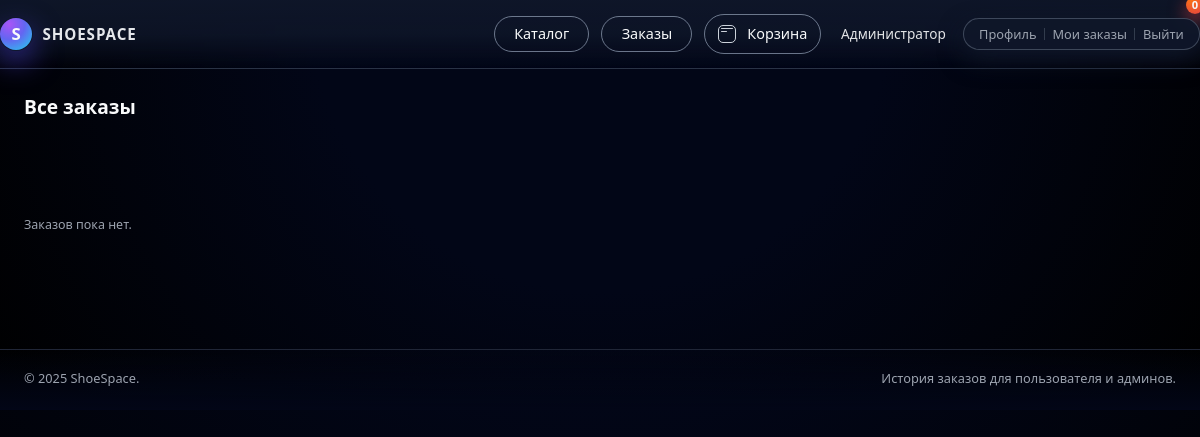
The app's page /orders.php (signed in), older data.
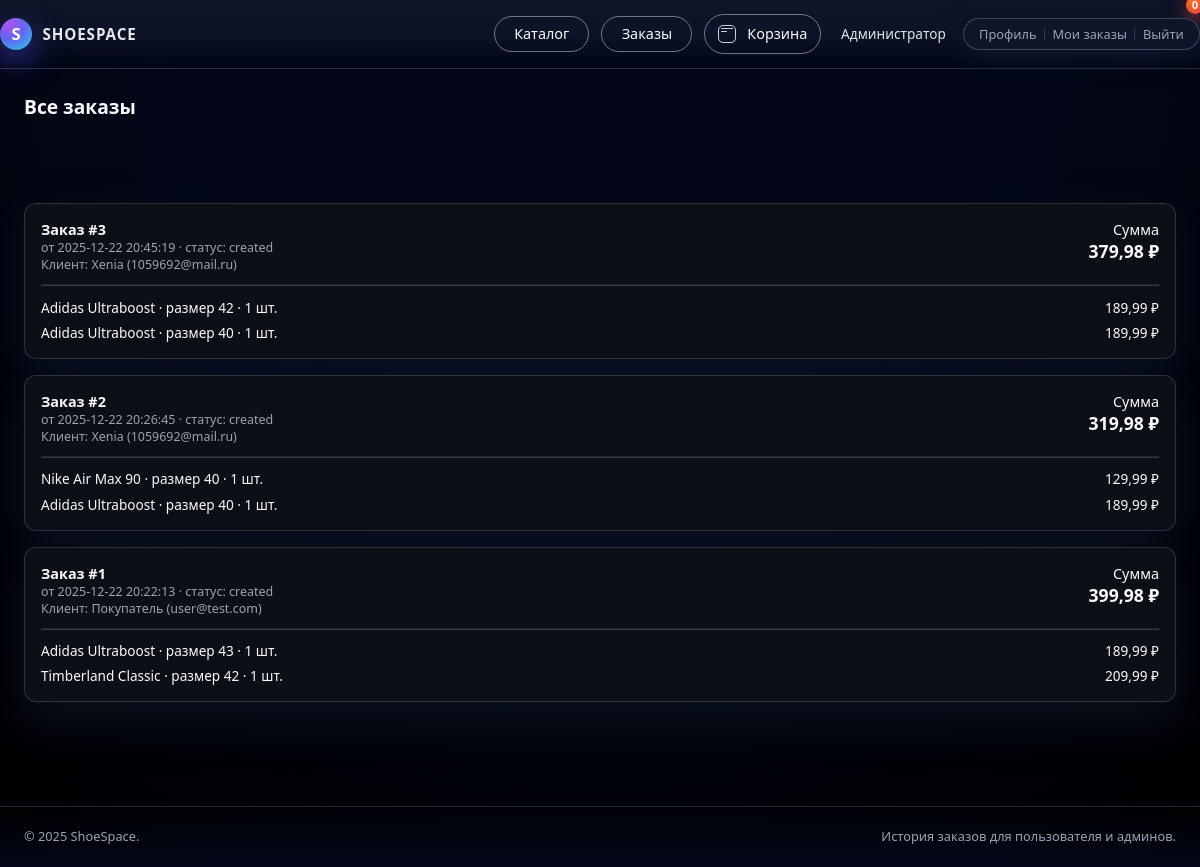
The same page, newer data.
### tables this page shows
CREATE TABLE users (
            id INTEGER PRIMARY KEY AUTOINCREMENT,
            email TEXT UNIQUE NOT NULL,
            password TEXT NOT NULL,
            name TEXT NOT NULL,
            phone TEXT,
            role TEXT CHECK(role IN ('admin','manager','user')) DEFAULT 'user',
            created_at DATETIME DEFAULT CURRENT_TIMESTAMP,
            updated_at DATETIME DEFAULT CURRENT_TIMESTAMP,
            is_blocked INTEGER DEFAULT 0
        );

CREATE TABLE orders (
            id INTEGER PRIMARY KEY AUTOINCREMENT,
            user_id INTEGER NOT NULL,
            total_amount REAL NOT NULL,
            status TEXT DEFAULT 'created',
            shipping_address TEXT,
            payment_method TEXT,
            created_at DATETIME DEFAULT CURRENT_TIMESTAMP
        );

### includes/auth.php (called while the page is built, shortened)
<?php
class Auth {
    private Database $db;
    public function __construct(Database $db)
    {
        $this->db = $db;
    }
    public function user(): ?array
    {
        $stmt = $this->db->query("SELECT * FROM users WHERE id = ?", [$_SESSION['user_id']]);
        $user = $stmt->fetch();
        return $user;
    }
}

### includes/database.php (called while the page is built, shortened)
<?php
class Database {
    private PDO $pdo;
    public function __construct()
    {
        $dsn = 'sqlite:' . DB_PATH;
        $this->pdo = new PDO($dsn);
        $this->pdo->setAttribute(PDO::ATTR_ERRMODE, PDO::ERRMODE_EXCEPTION);
        $this->pdo->setAttribute(PDO::ATTR_DEFAULT_FETCH_MODE, PDO::FETCH_ASSOC);
    }
    public function query(string $sql, array $params = []): PDOStatement
    {
        $stmt = $this->pdo->prepare($sql);
        $stmt->execute($params);
        return $stmt;
    }
}

### includes/functions.php (called while the page is built, shortened)
<?php
function h(string $value): string {
    return htmlspecialchars($value, ENT_QUOTES | ENT_SUBSTITUTE, 'UTF-8');
}

### orders.php (the view, shortened to what this page needs)
<?php
require_once __DIR__ . '/includes/init.php';
include __DIR__ . '/navbar.php';
if (in_array($user['role'], ['admin','manager'], true)) {
    $orders = $db->query("
        SELECT o.*, u.email, u.name
        FROM orders o
        JOIN users u ON u.id = o.user_id
        ORDER BY o.created_at DESC
    ")->fetchAll();
}
?>
<section class="section">
    <div class="container section-header">
        <h2><?= in_array($user['role'], ['admin','manager'], true) ? 'Все заказы' : 'Мои заказы' ?></h2>
    </div>
</section>
<section class="section">
    <div class="container">
        <?php if (!$orders): ?>
            <p class="form-help">Заказов пока нет.</p>
        <?php else: ?>
            <div style="display:flex; flex-direction:column; gap:1rem;">
                <?php foreach ($orders as $order): ?>
                    <?php
                    $items = $db->query("
                        SELECT oi.*, p.name, s.size
                        FROM order_items oi
                        JOIN products p ON p.id = oi.product_id
                        JOIN product_sizes s ON s.id = oi.size_id
                        WHERE oi.order_id = ?
                    ", [$order['id']])->fetchAll();
                    ?>
                    <article class="product-card">
                        <div style="display:flex; justify-content:space-between; gap:1rem;">
                            <div>
                                <div style="font-size:0.9rem; font-weight:600;">
                                    Заказ #<?= (int)$order['id'] ?>
                                </div>
                                <div class="form-help">
                                    от <?= h($order['created_at']) ?> · статус: <?= h($order['status']) ?>
                                </div>
                                <?php if (in_array($user['role'], ['admin','manager'], true)): ?>
                                    <div class="form-help">
                                        Клиент: <?= h($order['name']) ?> (<?= h($order['email']) ?>)
                                    </div>
                                <?php endif; ?>
                            </div>
                            <div style="text-align:right;">
                                <div style="font-size:0.9rem;">Сумма</div>
                                <div style="font-weight:600; font-size:1.1rem;">
                                    <?= number_format($order['total_amount'], 2, ',', ' ') ?> ₽
                                </div>
                            </div>
                        </div>
                        <?php if ($items): ?>
                            <hr style="border-color:rgba(148,163,184,0.3); margin:0.7rem 0;">
                            <div style="display:flex; flex-direction:column; gap:0.4rem;">
                                <?php foreach ($items as $item): ?>
                                    <div style="display:flex; justify-content:space-between; font-size:0.85rem;">
                                        <span>
                                            <?= h($item['name']) ?> · размер <?= h($item['size']) ?>
                                            · <?= (int)$item['quantity'] ?> шт.
                                        </span>
                                        <span>
                                            <?= number_format($item['price'] * $item['quantity'], 2, ',', ' ') ?> ₽
                                        </span>
                                    </div>
                                <?php endforeach; ?>
                            </div>
                        <?php endif; ?>
                    </article>
                <?php endforeach; ?>
            </div>
        <?php endif; ?>
    </div>
</section>
</main>
<footer class="site-footer">
    <div class="container footer-inner">
        <span>&copy; <?= date('Y') ?> ShoeSpace.</span>
        <span>История заказов для пользователя и админов.</span>
    </div>
</footer>
</body>
</html>

### navbar.php (shortened to what this page needs)
<?php
require_once __DIR__ . '/includes/init.php';
$user = $auth->user();
?>
<!DOCTYPE html>
<html lang="ru">
<head>
    <link rel="stylesheet" href="<?= BASE_URL ?>/assets/style.css">
</head>
<body>
<header class="site-header">
    <div class="container header-inner">
        <a href="<?= BASE_URL ?>/index.php" class="logo">
            <span class="logo-mark">S</span>
            <span class="logo-text">ShoeSpace</span>
        </a>
        <div class="header-actions">
            <a href="<?= BASE_URL ?>/catalog.php" class="btn btn-outline">
                Каталог
            </a>
            <a href="<?= BASE_URL ?>/orders.php" class="btn btn-outline">
                Заказы
            </a>
            <a href="<?= BASE_URL ?>/cart.php" class="btn btn-outline" style="padding-left:0.8rem; padding-right:0.8rem;">
                <span class="icon-cart" style="margin-right:0.4rem;"></span>
                <span>Корзина</span>
                <span class="cart-count" id="cart-count"><?= getCartCount(); ?></span>
            </a>
            <?php if ($user): ?>
                <div class="user-menu">
                    <span class="user-name"><?= h($user['name']) ?></span>
                    <div class="user-menu-dropdown">
                        <a href="<?= BASE_URL ?>/profile.php">Профиль</a>
                        <a href="<?= BASE_URL ?>/orders.php">Мои заказы</a>
                        <a href="<?= BASE_URL ?>/login.php?logout=1">Выйти</a>
                    </div>
                </div>
            <?php endif; ?>
        </div>
    </div>
</header>
<main class="site-main">

Row changes from the older to the newer data that the page shows:
added orders: id "3", created_at "2025-12-22 20:45:19", status "created", user.name "Xenia", user.email "1059692@mail.ru", total_amount "379,98", name "Adidas Ultraboost", size "42", quantity "1", quantity "189,99", size "40"
added orders: id "2", created_at "2025-12-22 20:26:45", status "created", user.name "Xenia", user.email "1059692@mail.ru", total_amount "319,98", name "Nike Air Max 90", size "40", quantity "1", quantity "129,99", name "Adidas Ultraboost", quantity "189,99"
added orders: id "1", created_at "2025-12-22 20:22:13", status "created", user.name "Покупатель", user.email "user@test.com", total_amount "399,98", name "Adidas Ultraboost", size "43", quantity "1", quantity "189,99", name "Timberland Classic", size "42", quantity "209,99"
Text that changed along with them:
text no longer shown: "Заказов пока нет."
